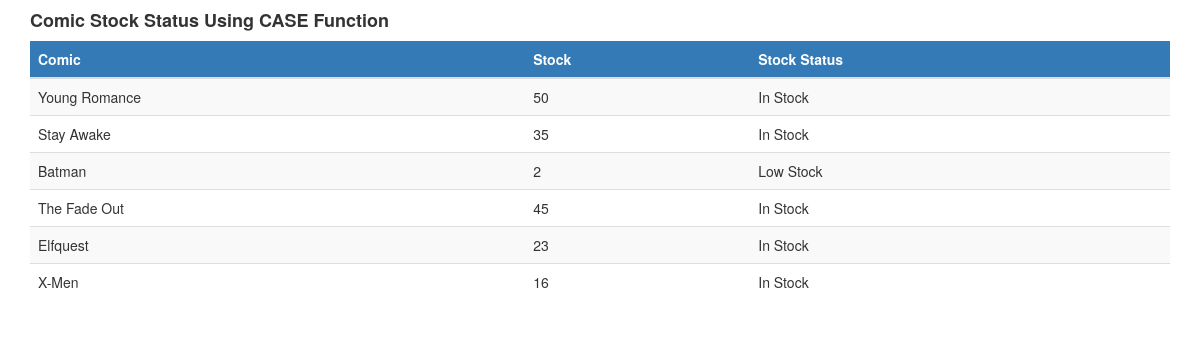
The app's page /advanced_functions/case_output.php with its own data.
### tables this page shows
CREATE TABLE `comic` (
  `comic_id` int(11) NOT NULL,
  `genre_id` int(11) NOT NULL,
  `comic_title` varchar(100) NOT NULL,
  `comic_description` text DEFAULT NULL,
  `comic_stock` int(11) NOT NULL,
  `comic_price` decimal(6,2) NOT NULL,
  `created_at` timestamp NOT NULL DEFAULT current_timestamp()
);

### advanced_functions/case_output.php (the view, shortened to what this page needs)
<!DOCTYPE html>
<html lang="en">
<head>
    <link rel="stylesheet" href="https://maxcdn.bootstrapcdn.com/bootstrap/3.4.1/css/bootstrap.min.css">
</head>
<body>
<div class="container mt-4">
    <h4 class="mb-3"><b>Comic Stock Status Using CASE Function</b></h4>
    <div class="table-responsive">
        <table class="table table-striped">
            <thead>
                <tr class="bg-primary">
                    <th>Comic</th>
                    <th>Stock</th>
                    <th>Stock Status</th>
                </tr>
            </thead>
            <tbody>
                <?php
                include '../dbconn.php';
                $sql = "
                    SELECT
                        comic_title,
                        comic_stock,
                        CASE
                            WHEN comic_stock <= 5 THEN 'Low Stock'
                            WHEN comic_stock BETWEEN 6 AND 15 THEN 'Medium Stock'
                            ELSE 'In Stock'
                        END AS stock_status
                    FROM comic
                ";
                $result = mysqli_query($conn, $sql);
                if(mysqli_num_rows($result) > 0){
                    while($row = mysqli_fetch_assoc($result)){
                        echo "<tr>";
                        echo "<td>".$row['comic_title']."</td>";
                        echo "<td>".$row['comic_stock']."</td>";
                        echo "<td>".$row['stock_status']."</td>";
                        echo "</tr>";
                    }
                } else {
                    echo "<tr><td colspan='3' class='text-center'>No data found</td></tr>";
                }
                ?>
            </tbody>
        </table>
    </div>
</div>
</body>
</html>

### records on screen
comic: comic_title "Young Romance", comic_stock "50", stock_status "In Stock"
comic: comic_title "Stay Awake", comic_stock "35", stock_status "In Stock"
comic: comic_title "Batman", comic_stock "2", stock_status "Low Stock"
comic: comic_title "The Fade Out", comic_stock "45", stock_status "In Stock"
comic: comic_title "Elfquest", comic_stock "23", stock_status "In Stock"
comic: comic_title "X-Men", comic_stock "16", stock_status "In Stock"
